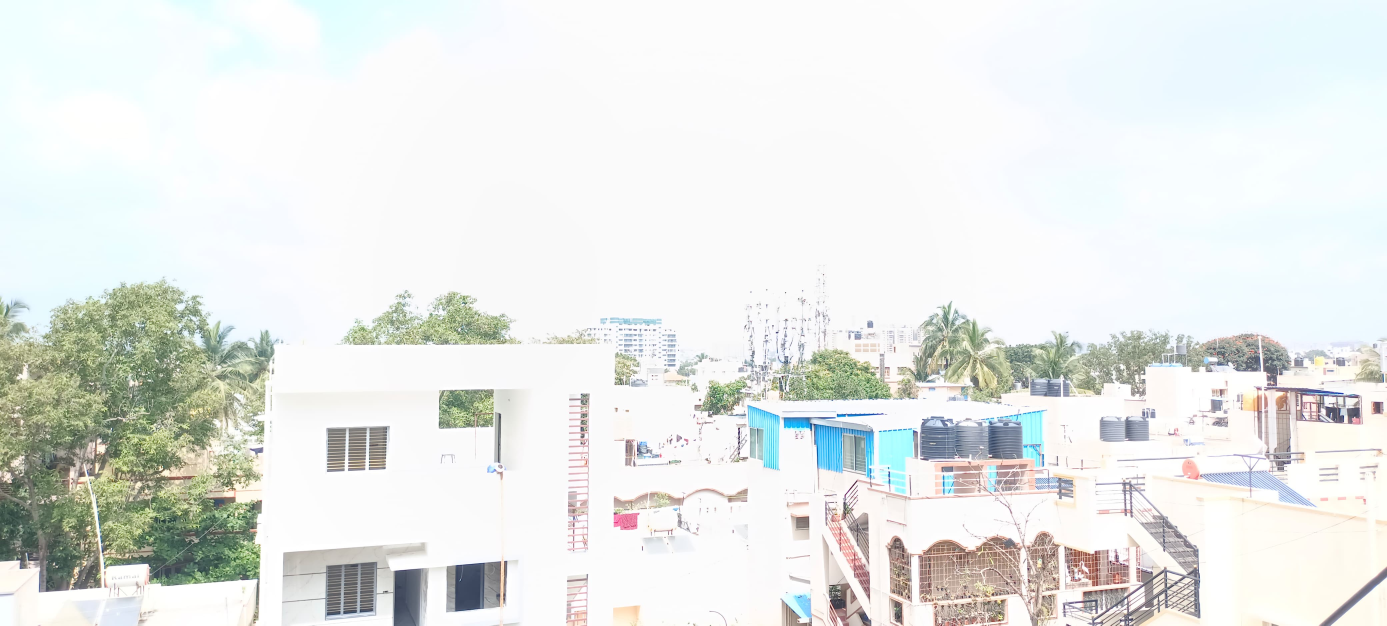
#> input picture images/high.jpeg, 4160 x 1877 px (shown at 1/3 size)
$ python -i improved_hdr.py   (imports and definitions only)
#> lines starting #> are read from the running program, lines starting #| are printed output that depends on the picture
import numpy as np
import cv2
from matplotlib import pyplot as plt
from typing import List, Tuple
import logging
from PIL import Image
from PIL.ExifTags import TAGS

class ImprovedHDRImaging:
    def __init__(self):
        self.logger = logging.getLogger(__name__)
        logging.basicConfig(level=logging.INFO)

    # [123 lines left out: functions read_and_preprocess_images, improve_alignment, estimate_response_curve, merge_hdr, not called in this run]

    def advanced_tone_mapping(self, hdr_image: np.ndarray,
                            gamma: float = 1.0,
                            saturation: float = 1.2) -> np.ndarray:
        """
        Advanced tone mapping using Reinhard operator with enhancements
        """
        # Normalize HDR image if necessary
        if hdr_image.max() > 1.0:
            hdr_image = hdr_image / hdr_image.max()

        # Create Reinhard tonemap operator with enhanced parameters
        tonemap = cv2.createTonemapReinhard(
            gamma=gamma,
            intensity=0.0,  # Preserve overall intensity
            light_adapt=0.8,  # Local adaptation to light
            color_adapt=saturation  # Color saturation
        )

        # Apply tone mapping
        ldr = tonemap.process(hdr_image.copy())

        # Convert to 8-bit
        ldr_8bit = np.clip(ldr * 255, 0, 255).astype(np.uint8)

        # Enhance local contrast using CLAHE
        lab = cv2.cvtColor(ldr_8bit, cv2.COLOR_BGR2LAB)
        l, a, b = cv2.split(lab)

        # Apply CLAHE with adaptive parameters
        clahe = cv2.createCLAHE(clipLimit=3.0, tileGridSize=(8,8))
        l = clahe.apply(l)

        # Merge channels back
        ldr_enhanced = cv2.cvtColor(cv2.merge([l, a, b]), cv2.COLOR_LAB2BGR)

        # Fine-tune contrast and brightness
        alpha = 1.1  # Contrast control
        beta = 5    # Brightness control
        ldr_final = cv2.convertScaleAbs(ldr_enhanced, alpha=alpha, beta=beta)

        return ldr_final

    # [56 lines left out: functions process_hdr, visualize_results, not called in this run]

>>> import cv2
>>> picture = cv2.imread('../images/high.jpeg', cv2.IMREAD_GRAYSCALE)
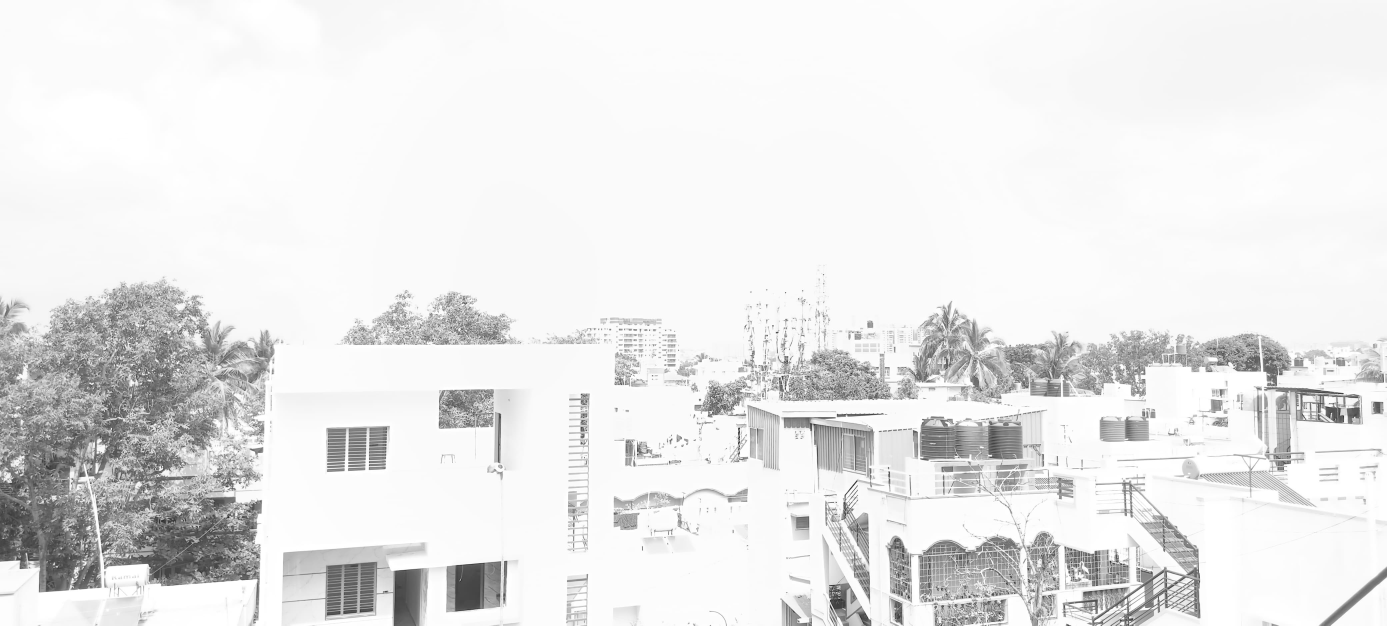
#> picture: shape (1877, 4160) (shown at 1/3 size); min 0, max 255, mean 232.3
>>> result = ImprovedHDRImaging().advanced_tone_mapping(picture)
#> (the run stopped early here; a loop or call above may not have finished)
